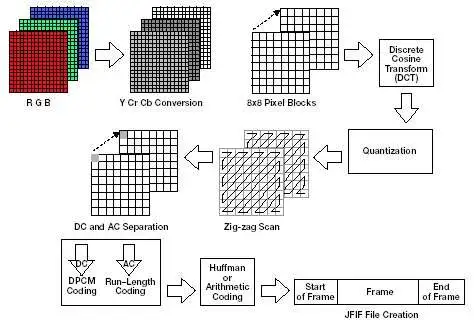
#> input picture jpg_comp.jpg, 474 x 325 px
$ jupyter execute --allow-errors LZW_Compression.ipynb   (shell and % lines are left out)
#> lines starting #> are read from the running program, lines starting #| are printed output that depends on the picture
[cell 1]
from google.colab import drive
#> (the rest of this cell did not finish here and is left out)

#Importing Libraries

[cell 2]
import numpy as np
import pandas as pd
import cv2
import matplotlib.pyplot as plt
from google.colab.patches import cv2_imshow
import math
import os
from PIL import Image
import tempfile

#Power of 2 function, Constraints!!

[cell 3]
def is_power_of_2(block_size):
    if block_size > 2 and math.log2(block_size).is_integer():
        return True
    else:
        return False

#Input Arguments

[cell 4]
image_filename_lzw = input("Enter image path: ")
#> the answer given: jpg_comp.jpg
while not image_filename_lzw:
  image_filename_lzw = input("Enter image path: ")
block_size_lzw = int(input("Enter block size( power of 2 and > 2 ): "))
#> the answer given: 100
input_img_lzw = cv2.imread(image_filename_lzw, cv2.IMREAD_GRAYSCALE)
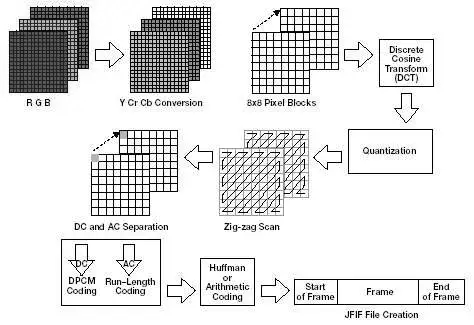
#> input_img_lzw: shape (325, 474); min 0, max 255, mean 224.1
if block_size_lzw != -1 :

  while not is_power_of_2(block_size_lzw) :
      block_size_lzw = int(input("Enter block size( power of 2 ): "))
else :
  pass
code_size_lzw = int(input("Enter code size( > 8 ): "))

while not code_size_lzw > 8 :
  code_size_lzw = int(input("Enter code size( > 8 ): "))

input_img_lzw = cv2.imread(image_filename_lzw, cv2.IMREAD_GRAYSCALE)
